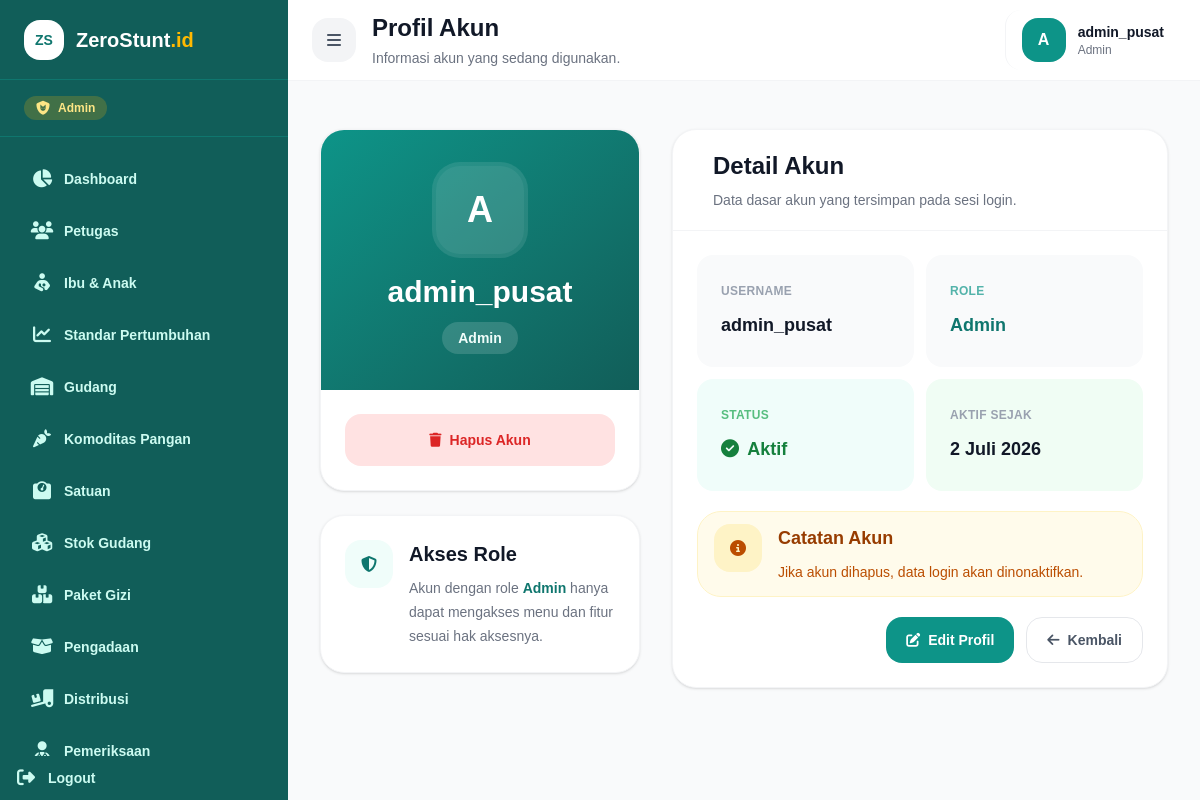
Screenshot of /profile (signed in) with the database file from the repository.
### tables this page shows
CREATE TABLE `users` (
  `id_user` int NOT NULL,
  `username` varchar(50) NOT NULL,
  `password` varchar(255) NOT NULL,
  `role` enum('Admin','Kader','Petani','Ibu') NOT NULL,
  `id_gudang` int DEFAULT NULL,
  `is_active` tinyint(1) NOT NULL DEFAULT '1',
  `created_at` timestamp NULL DEFAULT CURRENT_TIMESTAMP,
  `updated_at` timestamp NULL DEFAULT CURRENT_TIMESTAMP ON UPDATE CURRENT_TIMESTAMP,
  `deleted_at` timestamp NULL DEFAULT NULL
);

### controllers/ProfileController.php (called while the page is built, shortened)
<?php
class ProfileController
{
    public function index()
    {
        $userModel = new User();
        $user = $userModel->findById($_SESSION['user_id']);
        require '../views/profile/index.php';
    }
}

### models/User.php (called while the page is built, shortened)
<?php
class User
{
    protected $db;
    public function __construct()
    {
        global $koneksi;
        $this->db = $koneksi;
    }
    public function findByid($id_user)
    {
        $stmt = mysqli_prepare($this->db, "SELECT id_user, username, role, is_active, created_at, id_gudang FROM users WHERE id_user = ? LIMIT 1");
        mysqli_stmt_bind_param($stmt, 'i', $id_user);
        mysqli_stmt_execute($stmt);
        $result = mysqli_stmt_get_result($stmt);
        $user = mysqli_fetch_assoc($result);
        return $user;
    }
}

### views/profile/index.php (the view, shortened to what this page needs)
<?php
$username = $user['username'] ?? ($_SESSION['username'] ?? 'User');
$role = $user['role'] ?? ($_SESSION['role'] ?? 'Role');
$created = $user['created_at'] ?? $user['tgl_created'] ?? null;
$bulanIndonesia = [
    1 => 'Januari',
    2 => 'Februari',
    3 => 'Maret',
    4 => 'April',
    5 => 'Mei',
    6 => 'Juni',
    7 => 'Juli',
    8 => 'Agustus',
    9 => 'September',
    10 => 'Oktober',
    11 => 'November',
    12 => 'Desember',
];
if ($created) {
    $timestamp = strtotime($created);
    $tanggal = date('j', $timestamp);
    $bulan = $bulanIndonesia[(int) date('m', $timestamp)];
    $tahun = date('Y', $timestamp);
    $createdText = $tanggal . ' ' . $bulan . ' ' . $tahun;
} else {
    $createdText = '-';
}
$initial = strtoupper(substr($username, 0, 1));
?>
<div class="min-h-[calc(100vh-10rem)] flex items-center justify-center py-4">
    <div class="w-full max-w-5xl mx-auto">
        <div class="grid grid-cols-1 lg:grid-cols-5 gap-8 items-start justify-center">
            <div class="lg:col-span-2 space-y-6">
                <div class="rounded-3xl border border-gray-100 bg-white shadow-sm overflow-hidden">
                    <div class="bg-gradient-to-br from-teal-600 to-teal-800 px-8 py-9 text-white text-center">
                        <div class="mx-auto mb-5 flex items-center justify-center rounded-3xl bg-white/15 text-4xl font-extrabold ring-4 ring-white/10"
                            style="width: 5.5rem; height: 5.5rem;">
                            <?= htmlspecialchars($initial); ?>
                        </div>
                        <h2 class="text-3xl font-extrabold">
                            <?= htmlspecialchars($username); ?>
                        </h2>
                        <p class="mt-3 inline-flex items-center justify-center rounded-full bg-white/15 px-4 py-1.5 text-sm font-bold text-teal-50">
                            <?= htmlspecialchars($role); ?>
                        </p>
                    </div>
                    <div class="p-6">
                        <form method="post"
                            action="/profile/delete"
                            data-confirm
                            data-confirm-title="Hapus akun?"
                            data-confirm-message="Akun ini tidak akan bisa digunakan untuk login lagi. Pastikan Anda benar-benar ingin menghapus akun."
                            data-confirm-text="Ya, hapus akun"
                            data-confirm-tone="danger">
                            <button type="submit"
                                class="flex w-full items-center justify-center gap-2 rounded-2xl bg-red-100 px-5 py-4 text-sm font-extrabold text-red-600 transition hover:bg-red-200">
                                <i class="fa-solid fa-trash"></i>
                                Hapus Akun
                            </button>
                        </form>
                    </div>
                </div>
                <div class="rounded-3xl border border-gray-100 bg-white p-6 shadow-sm">
                    <div class="flex items-start gap-4">
                        <div class="flex shrink-0 items-center justify-center rounded-2xl bg-teal-50 text-teal-700"
                            style="width: 3rem; height: 3rem;">
                            <i class="fa-solid fa-shield-halved"></i>
                        </div>
                        <div>
                            <h3 class="text-xl font-extrabold text-gray-900">
                                Akses Role
                            </h3>
                            <p class="mt-2 text-sm leading-6 text-gray-500">
                                Akun dengan role
                                <span class="font-bold text-teal-700"><?= htmlspecialchars($role); ?></span>
                                hanya dapat mengakses menu dan fitur sesuai hak aksesnya.
                            </p>
                        </div>
                    </div>
                </div>
            </div>
            <div class="lg:col-span-3">
                <div class="rounded-3xl border border-gray-100 bg-white shadow-sm overflow-hidden">
                    <div class="border-b border-gray-100 px-10 py-5">
                        <h3 class="text-2xl font-extrabold text-gray-900">
                            Detail Akun
                        </h3>
                        <p class="mt-2 text-sm text-gray-500">
                            Data dasar akun yang tersimpan pada sesi login.
                        </p>
                    </div>
                    <div class="p-6">
                        <div class="grid grid-cols-1 md:grid-cols-2 gap-3">
                            <div class="min-h-28 rounded-2xl bg-gray-50 px-6 py-3 flex flex-col justify-center">
                                <p class="text-xs font-bold uppercase tracking-wide text-gray-400">
                                    Username
                                </p>
                                <p class="mt-3 text-lg font-extrabold text-gray-900">
                                    <?= htmlspecialchars($username); ?>
                                </p>
                            </div>
                            <div class="min-h-28 rounded-2xl bg-gray-50 px-6 py-3 flex flex-col justify-center">
                                <p class="text-xs font-bold uppercase tracking-wide text-teal-600/70">
                                    Role
                                </p>
                                <p class="mt-3 text-lg font-extrabold text-teal-700">
                                    <?= htmlspecialchars($role); ?>
                                </p>
                            </div>
                            <div class="min-h-28 rounded-2xl bg-teal-50 px-6 py-3 flex flex-col justify-center">
                                <p class="text-xs font-bold uppercase tracking-wide text-green-600/70">
                                    Status
                                </p>
                                <p class="mt-3 text-lg font-extrabold text-green-700">
                                    <i class="fa-solid fa-circle-check mr-1"></i>
                                    Aktif
                                </p>
                            </div>
                            <div class="min-h-28 rounded-2xl bg-green-50 px-6 py-3 flex flex-col justify-center">
                                <p class="text-xs font-bold uppercase tracking-wide text-gray-400">
                                    Aktif Sejak
                                </p>
                                <p class="mt-3 text-lg font-extrabold text-gray-900">
                                    <?= htmlspecialchars($createdText); ?>
                                </p>
                            </div>
                        </div>
                        <div class="mt-5 rounded-3xl bg-amber-50 border border-amber-100 px-4 py-3">
                            <div class="flex items-start gap-4">
                                <div class="flex shrink-0 items-center justify-center rounded-2xl bg-amber-100 text-amber-700"
                                    style="width: 3rem; height: 3rem;">
                                    <i class="fa-solid fa-circle-info"></i>
                                </div>
                                <div>
                                    <h4 class="text-lg font-extrabold text-amber-800">
                                        Catatan Akun
                                    </h4>
                                    <p class="mt-2 text-sm leading-6 text-amber-700">
                                        Jika akun dihapus, data login akan dinonaktifkan.
                                    </p>
                                </div>
                            </div>
                        </div>
                        <div class="mt-5 flex flex-col gap-3 sm:flex-row sm:justify-end">
                            <a href="/profile/edit"
                                class="inline-flex items-center justify-center gap-2 rounded-2xl bg-teal-600 px-5 py-3 text-sm font-bold text-white transition hover:bg-teal-700">
                                <i class="fa-solid fa-pen-to-square"></i>
                                Edit Profil
                            </a>
                            <a href="/dashboard"
                                class="inline-flex items-center justify-center gap-2 rounded-2xl border border-gray-200 px-5 py-3 text-sm font-bold text-gray-600 transition hover:bg-gray-50">
                                <i class="fa-solid fa-arrow-left"></i>
                                Kembali
                            </a>
                        </div>
                    </div>
                </div>
            </div>
        </div>
    </div>
</div>
<?php
require '../views/layouts/dashboard.php';

### rows the page displays
users: username "A", username "admin_pusat", role "Admin", created_at "2 Juli 2026"

### other values shown
$role "Admin"
$menu['label'] "Dashboard"
$menu['label'] "Petugas"
$menu['label'] "Ibu & Anak"
$menu['label'] "Standar Pertumbuhan"
$menu['label'] "Gudang"
$menu['label'] "Komoditas Pangan"
$menu['label'] "Satuan"
$menu['label'] "Stok Gudang"
$menu['label'] "Paket Gizi"
$menu['label'] "Pengadaan"
$menu['label'] "Distribusi"
$menu['label'] "Pemeriksaan"
$pageTitle "Profil Akun"
$pageSubtitle "Informasi akun yang sedang digunakan."
